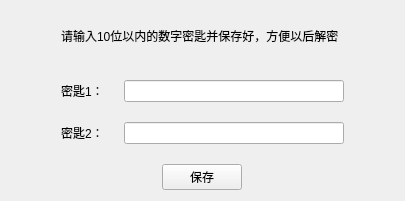
<?xml version="1.0" encoding="UTF-8"?>
<ui version="4.0">
 <class>configKeyWindow</class>
 <widget class="QWidget" name="configKeyWindow">
  <property name="geometry">
   <rect>
    <x>0</x>
    <y>0</y>
    <width>405</width>
    <height>201</height>
   </rect>
  </property>
  <property name="windowTitle">
   <string>Form</string>
  </property>
  <layout class="QVBoxLayout" name="verticalLayout_2">
   <item>
    <layout class="QVBoxLayout" name="verticalLayout">
     <property name="spacing">
      <number>20</number>
     </property>
     <property name="leftMargin">
      <number>50</number>
     </property>
     <property name="rightMargin">
      <number>50</number>
     </property>
     <item>
      <layout class="QHBoxLayout" name="horizontalLayout_4">
       <property name="spacing">
        <number>10</number>
       </property>
       <item>
        <widget class="QLabel" name="label_3">
         <property name="text">
          <string>请输入10位以内的数字密匙并保存好，方便以后解密</string>
         </property>
        </widget>
       </item>
      </layout>
     </item>
     <item>
      <layout class="QHBoxLayout" name="horizontalLayout">
       <item>
        <widget class="QLabel" name="label">
         <property name="text">
          <string>密匙1：</string>
         </property>
        </widget>
       </item>
       <item>
        <widget class="QLineEdit" name="lineEditKey1"/>
       </item>
      </layout>
     </item>
     <item>
      <layout class="QHBoxLayout" name="horizontalLayout_2">
       <item>
        <widget class="QLabel" name="label_2">
         <property name="text">
          <string>密匙2：</string>
         </property>
        </widget>
       </item>
       <item>
        <widget class="QLineEdit" name="lineEditKey2"/>
       </item>
      </layout>
     </item>
     <item>
      <layout class="QHBoxLayout" name="horizontalLayout_3">
       <item>
        <widget class="QPushButton" name="pushButtonSave">
         <property name="sizePolicy">
          <sizepolicy hsizetype="Fixed" vsizetype="Fixed">
           <horstretch>0</horstretch>
           <verstretch>0</verstretch>
          </sizepolicy>
         </property>
         <property name="text">
          <string>保存</string>
         </property>
        </widget>
       </item>
      </layout>
     </item>
    </layout>
   </item>
  </layout>
 </widget>
 <resources/>
 <connections/>
</ui>
